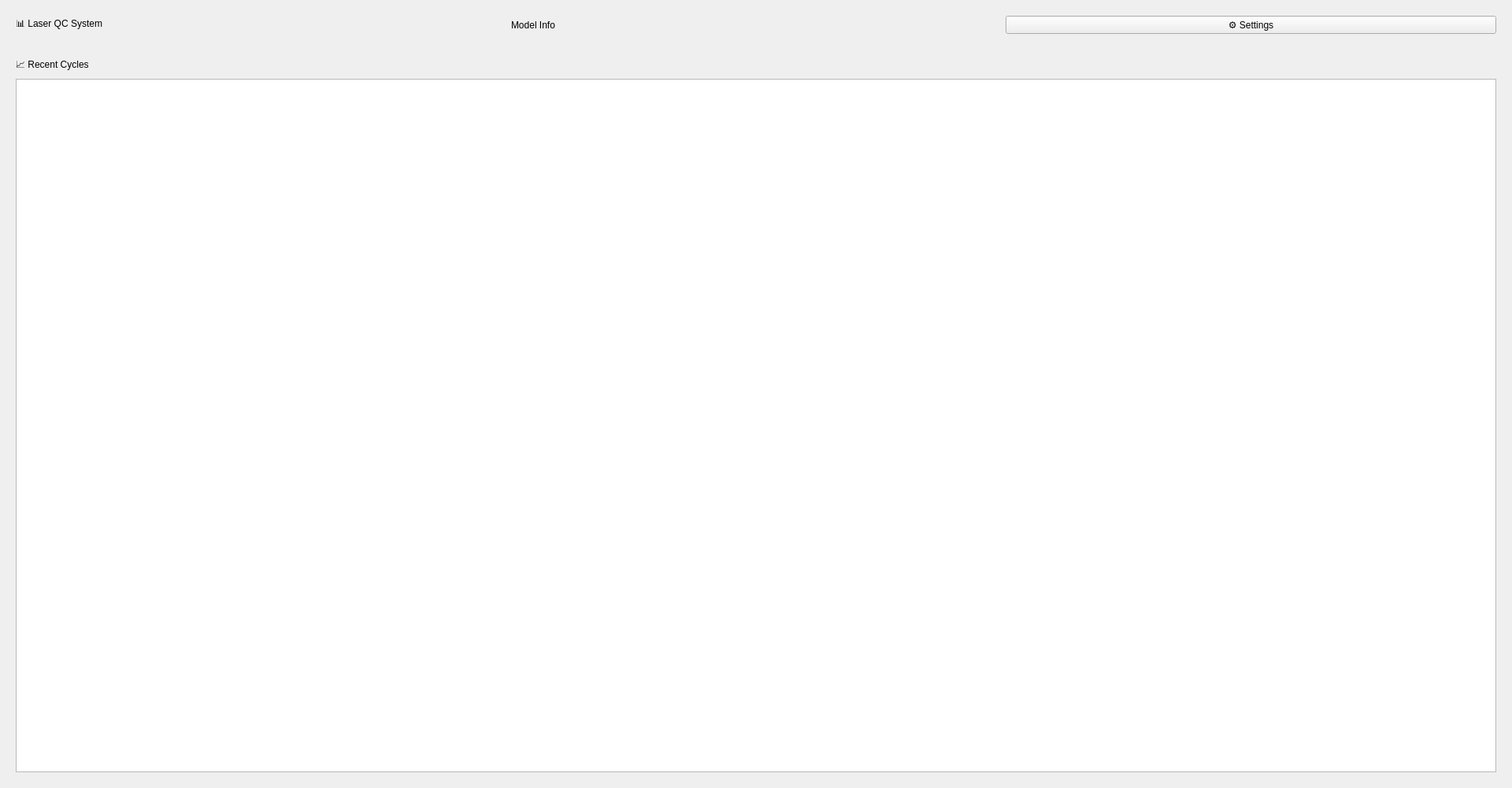
<?xml version="1.0" encoding="UTF-8"?>
<ui version="4.0">
 <class>LiveMonitor</class>
 <widget class="QWidget" name="LiveMonitor">
  <property name="geometry">
   <rect>
    <x>0</x>
    <y>0</y>
    <width>1920</width>
    <height>1000</height>
   </rect>
  </property>
  <layout class="QVBoxLayout" name="verticalLayout">
   <item>
    <widget class="QWidget" name="monitorHeader" native="true">
     <layout class="QHBoxLayout" name="horizontalLayout">
      <item>
       <widget class="QLabel" name="titleLabel">
        <property name="text">
         <string>📊 Laser QC System</string>
        </property>
       </widget>
      </item>
      <item>
       <widget class="QLabel" name="modelInfoLabel">
        <property name="text">
         <string>Model Info</string>
        </property>
       </widget>
      </item>
      <item>
       <widget class="QPushButton" name="settingsButton">
        <property name="text">
         <string>⚙️ Settings</string>
        </property>
       </widget>
      </item>
     </layout>
    </widget>
   </item>
   <item>
    <widget class="QWidget" name="chartContainer" native="true"/>
   </item>
   <item>
    <widget class="QWidget" name="cyclesSection" native="true">
     <layout class="QVBoxLayout" name="verticalLayout_2">
      <item>
       <widget class="QLabel" name="cyclesHeaderLabel">
        <property name="text">
         <string>📈 Recent Cycles</string>
        </property>
       </widget>
      </item>
      <item>
       <widget class="QListWidget" name="cyclesList"/>
      </item>
     </layout>
    </widget>
   </item>
  </layout>
 </widget>
 <resources/>
 <connections/>
</ui>
